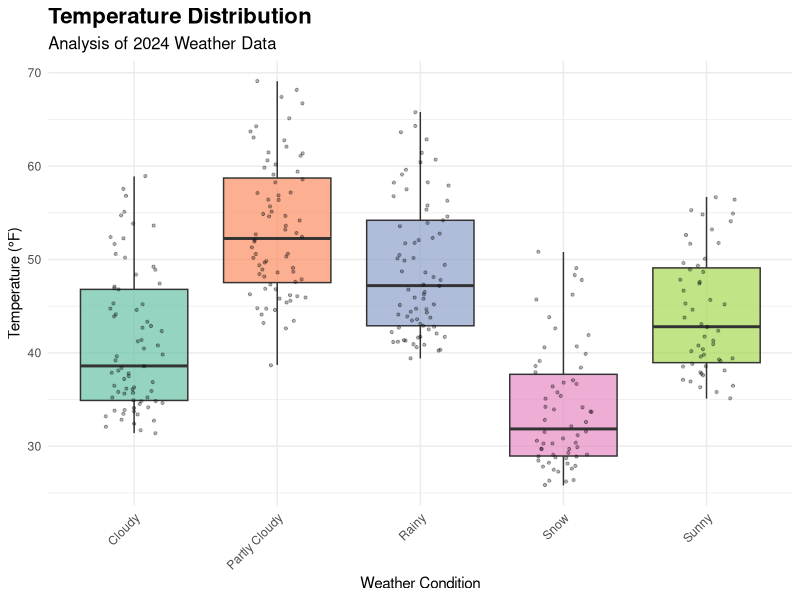

Source code (R):
## ---- chunk 1
#| label: setup

library(ggplot2)
library(dplyr)
library(readr)
## ---- chunk 2
#| label: load-data

# Load the weather data
weather_data <- read_csv("weather.csv")
## ---- chunk 3
#| label: data-transformation

# Create new variables for analysis
weather_analysis <- weather_data |>
  mutate(
    # Convert date to proper date format
    date = as.Date(date),

    # Create temperature categories
    temp_category = case_when(
      temperature_f < 35 ~ "Cold",
      temperature_f >= 35 & temperature_f < 55 ~ "Cool",
      temperature_f >= 55 ~ "Warm",
      TRUE ~ NA_character_
    ),

    # Create season variable based on month
    month = format(date, "%m"),
    season = case_when(
      month %in% c("12", "01", "02") ~ "Winter",
      month %in% c("03", "04", "05") ~ "Spring",
      month %in% c("06", "07", "08") ~ "Summer",
      month %in% c("09", "10", "11") ~ "Fall",
      TRUE ~ NA_character_
    ),

    # Create high humidity indicator
    high_humidity = ifelse(humidity_pct > 75, "High", "Normal"),

    # Create precipitation category
    precip_category = case_when(
      precipitation_in == 0 ~ "None",
      precipitation_in > 0 & precipitation_in <= 0.25 ~ "Light",
      precipitation_in > 0.25 & precipitation_in <= 0.75 ~ "Moderate",
      precipitation_in > 0.75 ~ "Heavy",
      TRUE ~ NA_character_
    )
  )

# Summary of new variables
summary(weather_analysis[c("temp_category", "season", "high_humidity", "precip_category")])
## ---- chunk 4
#| label: visualization

# Create a ggplot showing temperature distribution by weather condition
weather_plot <- weather_analysis |>
  filter(!is.na(temperature_f) & !is.na(weather_condition)) |>
  ggplot(aes(x = weather_condition, y = temperature_f, fill = weather_condition)) +
  geom_boxplot(alpha = 0.7) +
  geom_jitter(width = 0.2, alpha = 0.3, size = 0.8) +
  labs(
    title = "Temperature Distribution",
    subtitle = "Analysis of 2024 Weather Data",
    x = "Weather Condition",
    y = "Temperature (°F)",
    fill = "Weather Condition"
  ) +
  theme_minimal() +
  theme(
    plot.title = element_text(size = 16, face = "bold"),
    plot.subtitle = element_text(size = 12),
    axis.text.x = element_text(angle = 45, hjust = 1),
    legend.position = "none"
  ) +
  scale_fill_brewer(type = "qual", palette = "Set2")

# Display the plot
weather_plot
## ---- chunk 5
#| label: save-results

# Create summary statistics by weather condition
weather_summary <- weather_analysis |>
  filter(!is.na(temperature_f) & !is.na(weather_condition)) |>
  group_by(weather_condition) |>
  summarise(
    count = n(),
    avg_temp = round(mean(temperature_f, na.rm = TRUE), 1),
    avg_humidity = round(mean(humidity_pct, na.rm = TRUE), 1),
    avg_wind_speed = round(mean(wind_speed_mph, na.rm = TRUE), 1),
    total_precipitation = round(sum(precipitation_in, na.rm = TRUE), 2),
    .groups = "drop"
  ) |>
  arrange(desc(avg_temp))

# Display the summary
print(weather_summary)

# Save the summary to a CSV file in the working directory
write_csv(weather_summary, "weather_summary.csv")

# Also save the enhanced dataset with new variables
write_csv(weather_analysis, "weather_analysis_enhanced.csv")

cat("Files saved successfully:\n")
cat("- weather_summary.csv: Summary statistics by weather condition\n")
cat("- weather_analysis_enhanced.csv: Original data with new variables\n")
